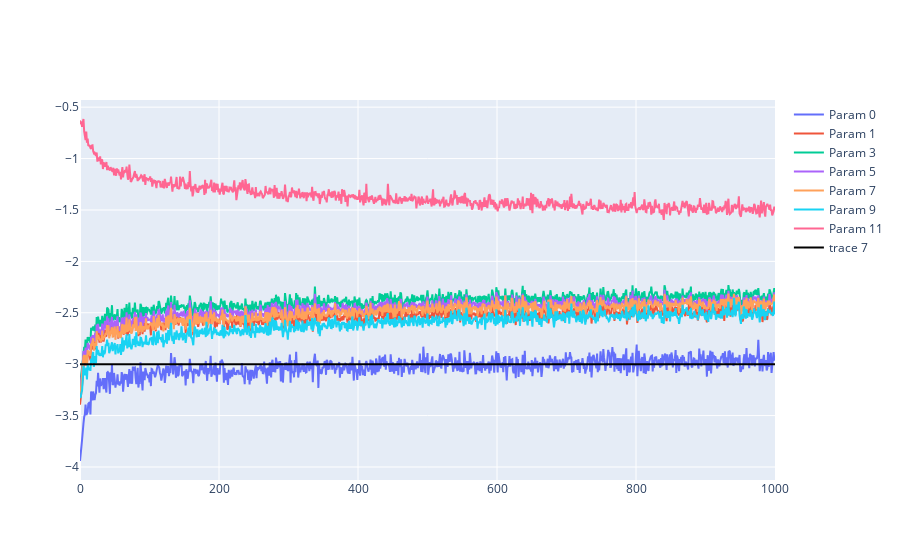

Write notebook code for a chart like this one.
### Markdown cell above
So we will look at the  learning_rate vs parameter plot

### Code cell
fig = go.Figure()
for i,p in enumerate(parameter_list):
    if p.ndim == 2:
        fig.add_trace(go.Scatter(y = [update_data_ratios[j][i] for j in range(len(update_data_ratios))], name=f"Param {i}"))
fig.add_trace(go.Scatter(y = [-3.0]*len(update_data_ratios), line_color="Black", marker=dict(
            color='LightSkyBlue',
            size=20,
            line=dict(
                color='MediumPurple',
                width=2
            ))))
fig.show()

### Figure 1 — Plotly figure (JSON) as saved in the notebook; plotly's stock layout.template omitted (floating-point values rounded to 4 significant figures; data arrays with more than 128 entries replaced by an {"elided": "..."} marker saying what was removed)
{"data": [{"name": "Param 0", "type": "scatter", "y": {"elided": "1001 float values"}}, {"name": "Param 1", "type": "scatter", "y": {"elided": "1001 float values"}}, {"name": "Param 3", "type": "scatter", "y": {"elided": "1001 float values"}}, {"name": "Param 5", "type": "scatter", "y": {"elided": "1001 float values"}}, {"name": "Param 7", "type": "scatter", "y": {"elided": "1001 float values"}}, {"name": "Param 9", "type": "scatter", "y": {"elided": "1001 float values"}}, {"name": "Param 11", "type": "scatter", "y": {"elided": "1001 float values"}}, {"line": {"color": "Black"}, "marker": {"color": "LightSkyBlue", "line": {"color": "MediumPurple", "width": 2}, "size": 20}, "type": "scatter", "y": {"elided": "1001 int values"}}], "layout": {}}
